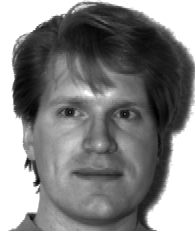
#> input picture hw7/Yale_Face_Database/Training/subject01.centerlight.pgm, 195 x 231 px
$ python 'ml hw7 kernel eigenfaces.py'
#> lines starting #> are read from the running program, lines starting #| are printed output that depends on the picture
import os
import numpy as np
import pandas as pd
from PIL import Image
import matplotlib.pyplot as plt
from scipy.spatial.distance import pdist, squareform, cdist


# === Custom distance computation (no scipy) ===
# [11 lines left out: functions compute_pairwise_sq_dists, compute_cdist, not called in this run]


# === Data loading ===
def read_pgm(folder, size=(64, 64)):
    images, labels, filenames = [], [], []
    for fname in sorted(os.listdir(folder)):
        if fname.endswith(".pgm"):
            path = os.path.join(folder, fname)
            img = Image.open(path).convert('L').resize(size)
            images.append(np.array(img).flatten())
            labels.append(fname.split('.')[0])
            filenames.append(fname)
    return np.array(images), labels, filenames, size[0], size[1]


# === PCA ===
def pca(X, n_components):
    mean_vector = np.mean(X, axis=0, keepdims=True)
    X_centered = X - mean_vector
    cov_small = X_centered @ X_centered.T / (X.shape[1] - 1)
    vals, vecs = np.linalg.eigh(cov_small)
    sorted_indices = np.argsort(vals)[::-1]
    vecs = vecs[:, sorted_indices]
    components = X_centered.T @ vecs
    components = components[:, :n_components]
    norms = np.linalg.norm(components, axis=0, keepdims=True)
    components = components / norms
    return components, mean_vector


# === LDA ===
def lda(X, y, num_components):
    class_labels = list(set(y))
    mean_total = np.mean(X, axis=0)
    Sw, Sb = np.zeros((X.shape[1], X.shape[1])), np.zeros((X.shape[1], X.shape[1]))
    for c in class_labels:
        X_c = X[np.array(y) == c]
        mean_c = np.mean(X_c, axis=0)
        Sw += (X_c - mean_c).T @ (X_c - mean_c)
        n_c = X_c.shape[0]
        mean_diff = (mean_c - mean_total).reshape(-1, 1)
        Sb += n_c * mean_diff @ mean_diff.T
    eigvals, eigvecs = np.linalg.eig(np.linalg.pinv(Sw) @ Sb)
    idx = np.argsort(-np.abs(eigvals))[:num_components]
    return eigvecs[:, idx].real


# === [4] 顯示 Eigenfaces / Fisherfaces ===
def show_eigenfaces(W, h, w, title="Eigenfaces", save_folder="img"):
    os.makedirs(save_folder, exist_ok=True)
    plt.figure(figsize=(10, 10))
    for i in range(min(25, W.shape[1])):
        plt.subplot(5, 5, i + 1)
        plt.imshow(W[:, i].reshape((h, w)), cmap='gray')
        plt.axis('off')
    plt.suptitle(title)
    plt.tight_layout()
    filename = title.lower().replace(" ", "_") + ".png"
    plt.savefig(os.path.join(save_folder, filename))
    plt.show()

# === [5] 重建圖像顯示 ===

def show_reconstruction(images, images_reconstructed, height, width, file_names_prefix, n=10, output_dir='img', title="Reconstruction"):
    os.makedirs(output_dir, exist_ok=True)

    subject_ids = [name.split('.')[0] for name in file_names_prefix]
    subject_to_index = {}
    for i, subject in enumerate(subject_ids):
        if subject not in subject_to_index:
            subject_to_index[subject] = i
        if len(subject_to_index) >= n:
            break

    selected_indices = list(subject_to_index.values())

    plt.figure(figsize=(2 * n, 4))
    for i, idx in enumerate(selected_indices):
        plt.subplot(2, n, i + 1)
        plt.imshow(images[idx].reshape(height, width), cmap='gray')
        plt.title("Original")
        plt.axis('off')

        plt.subplot(2, n, i + 1 + n)
        plt.imshow(images_reconstructed[idx].reshape(height, width), cmap='gray')
        plt.title("Reconstructed")
        plt.axis('off')

        image_filename = f"{output_dir}/{file_names_prefix[idx]}.png"
        # plt.imsave(image_filename, images_reconstructed[idx].reshape(height, width), cmap='gray')

    plt.suptitle(title, fontsize=14)
    plt.tight_layout()
    filename = title.lower().replace(" ", "_") + ".png"
    plt.savefig(os.path.join(output_dir, filename))
    plt.show()

# === [6] k-NN classifier ===
# [228 lines left out: functions knn_classifier, kernel_pca, kernel_lda, kernel_project, cross_validate_knn, run_part2_with_cv and 4 more, not called in this run]


if __name__ == "__main__":
    # === 路徑設定 ===

    train_folder = "./Yale_Face_Database/Training"
    test_folder = "./Yale_Face_Database/Testing"

    # === 讀取資料 ===
    X_train, y_train, fnames_train, h, w = read_pgm(train_folder)
#> in read_pgm, `img = Image.open(path).convert('L').resize(size)`:
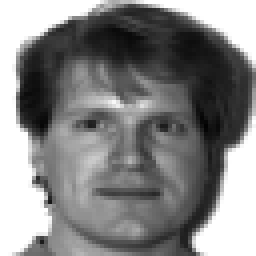
#> img: PIL image 64x64 L (shown 4 times larger); min 2, max 255, mean 131.9
#> y_train = ['subject01']; fnames_train = ['subject01.centerlight.pgm']; h = 64; w = 64
    X_test, y_test, _, _, _ = read_pgm(test_folder)
#> call 2 of read_pgm, with folder = './Yale_Face_Database/Testing', size = (64, 64)
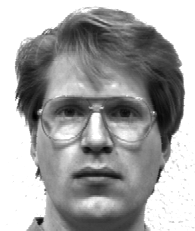
#> input picture hw7/Yale_Face_Database/Testing/subject01.glasses.pgm, 195 x 231 px
#> in read_pgm (call 2), `img = Image.open(path).convert('L').resize(size)`:
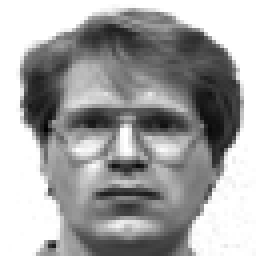
#> img: PIL image 64x64 L (shown 4 times larger); min 1, max 255, mean 163.6
#> pass 2 of the loop in read_pgm, `for fname in sorted(os.listdir(folder)):`:
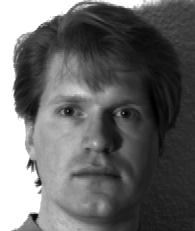
#> input picture hw7/Yale_Face_Database/Testing/subject01.leftlight.pgm, 195 x 231 px
#> in read_pgm (call 2), `img = Image.open(path).convert('L').resize(size)`:
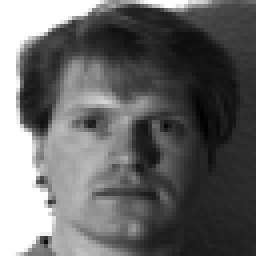
#> img: PIL image 64x64 L (shown 4 times larger); min 1, max 255, mean 103
#> pass 3 of the loop in read_pgm, `for fname in sorted(os.listdir(folder)):`:
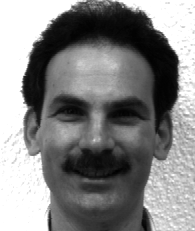
#> input picture hw7/Yale_Face_Database/Testing/subject02.happy.pgm, 195 x 231 px
#> in read_pgm (call 2), `img = Image.open(path).convert('L').resize(size)`:
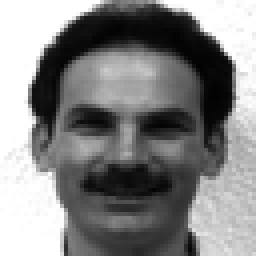
#> img: PIL image 64x64 L (shown 4 times larger); min 2, max 255, mean 132.6
#> y_test = ['subject01', 'subject01', 'subject02']

    # === Part 1: PCA 特徵臉與重建 ===
    n_components = 25
    W_pca, X_mean = pca(X_train, n_components)
#> in pca, `cov_small = X_centered @ X_centered.T / (X.shape[1] - 1)`: cov_small = [0]
#> in pca, `vals, vecs = np.linalg.eigh(cov_small)`: vecs = [1]
#> in pca, `sorted_indices = np.argsort(vals)[::-1]`: sorted_indices = [0]
#> in pca, `components = X_centered.T @ vecs`: components = 4096 values from 0 to 0
#> in pca, `norms = np.linalg.norm(components, axis=0, keepdims=True)`: norms = [0]
    show_eigenfaces(W_pca, h, w, title="First 25 eigenfaces")
#> in show_eigenfaces, `plt.savefig(os.path.join(save_folder, filename))`:
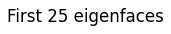
#> figure drawn by matplotlib, 1 panel


    # PCA 重建圖像
    Z_train_pca = (X_train - X_mean) @ W_pca
#> Z_train_pca = [nan]
    X_train_rec = Z_train_pca @ W_pca.T + X_mean
    show_reconstruction(X_train, X_train_rec, h, w, fnames_train, title="10 reconstructed images from PCA")
#> in show_reconstruction, `subject_ids = [name.split('.')[0] for name in file_names_prefix]`: subject_ids = ['subject01']
#> the loop in show_reconstruction, `for i, subject in enumerate(subject_ids):` made 1 pass
#> after the loop in show_reconstruction, `for i, subject in enumerate(subject_ids):`: subject_to_index = {'subject01': 0}
#> in show_reconstruction, `selected_indices = list(subject_to_index.values())`: selected_indices = [0]
#> the loop in show_reconstruction, `for i, idx in enumerate(selected_indices):` made 1 pass
#> (idx, image_filename) on pass 1: (0, 'img/subject01.centerlight.pgm.png')
#> in show_reconstruction, `plt.savefig(os.path.join(output_dir, filename))`:
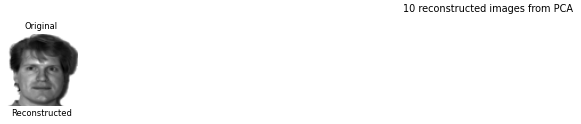
#> figure drawn by matplotlib, 2 panels

    # LDA 特徵臉（需先 PCA 降維）
    X_train_pca_50 = (X_train - X_mean) @ W_pca[:, :50]
#> X_train_pca_50 = [nan]
    W_lda = lda(X_train_pca_50, y_train, n_components)
#> in lda, `class_labels = list(set(y))`: class_labels = ['subject01']
#> in lda, `mean_total = np.mean(X, axis=0)`: mean_total = [nan]
#> the loop in lda, `for c in class_labels:` made 1 pass
#> (c, X_c, mean_c, Sw, n_c, mean_diff, Sb) on pass 1: ('subject01', [nan], [nan], [nan], 1, [nan], [nan])
#> (the run stopped early here; a loop or call above may not have finished)
